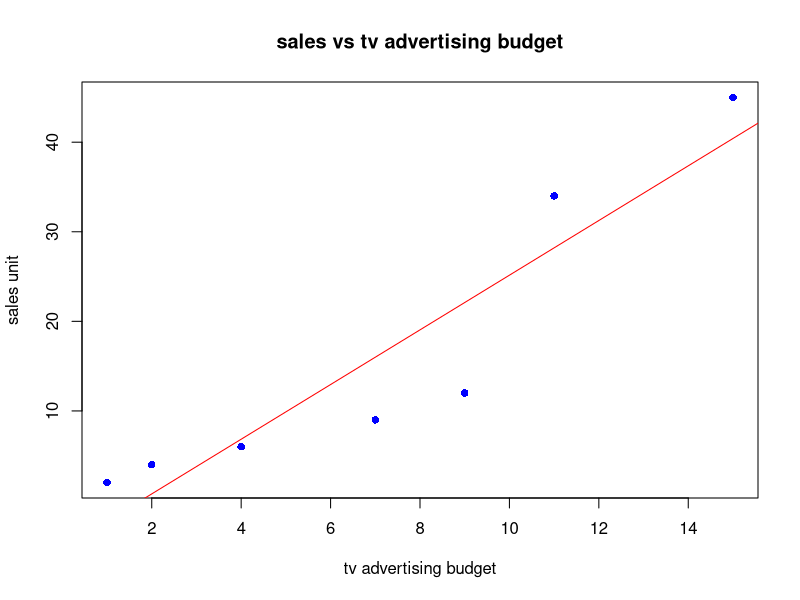

Here is the R script that generated this plot:
sales <- c(2,4,6,9,12,34,45)
tv <- c(1,2,4,7,9,11,15)
data <- data.frame(sales,tv)
model <- lm(sales~tv, data=data)
summary(model)

plot(data$tv, data$sales,
main="sales vs tv advertising budget",
xlab= "tv advertising budget",
ylab= "sales unit",
pch=16, col="blue")
abline(model,col="red", cwd=2)
